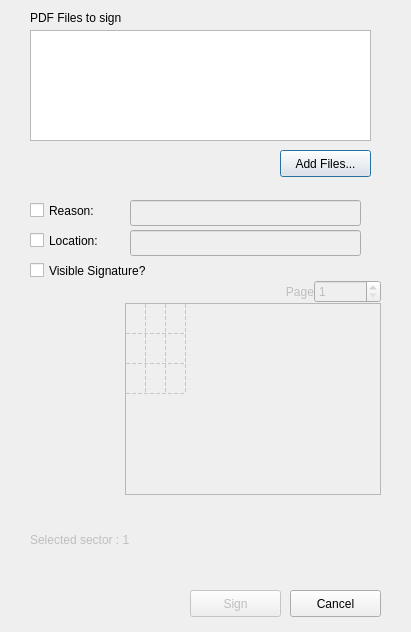
<?xml version="1.0" encoding="UTF-8"?>
<ui version="4.0">
 <class>PDFSignWindow</class>
 <widget class="QDialog" name="PDFSignWindow">
  <property name="geometry">
   <rect>
    <x>0</x>
    <y>0</y>
    <width>411</width>
    <height>632</height>
   </rect>
  </property>
  <property name="windowTitle">
   <string>PDF Signature</string>
  </property>
  <widget class="QWidget" name="centralwidget" native="true">
   <property name="geometry">
    <rect>
     <x>0</x>
     <y>0</y>
     <width>411</width>
     <height>627</height>
    </rect>
   </property>
   <widget class="QCheckBox" name="visible_checkBox">
    <property name="geometry">
     <rect>
      <x>30</x>
      <y>260</y>
      <width>141</width>
      <height>21</height>
     </rect>
    </property>
    <property name="text">
     <string>Visible Signature?</string>
    </property>
   </widget>
   <widget class="QPushButton" name="button_addfile">
    <property name="geometry">
     <rect>
      <x>280</x>
      <y>150</y>
      <width>91</width>
      <height>27</height>
     </rect>
    </property>
    <property name="text">
     <string>Add Files...</string>
    </property>
   </widget>
   <widget class="QListView" name="pdf_listview">
    <property name="geometry">
     <rect>
      <x>30</x>
      <y>30</y>
      <width>341</width>
      <height>111</height>
     </rect>
    </property>
   </widget>
   <widget class="QLabel" name="label_3">
    <property name="geometry">
     <rect>
      <x>30</x>
      <y>10</y>
      <width>341</width>
      <height>16</height>
     </rect>
    </property>
    <property name="text">
     <string>PDF Files to sign</string>
    </property>
   </widget>
   <widget class="QPushButton" name="button_sign">
    <property name="enabled">
     <bool>false</bool>
    </property>
    <property name="geometry">
     <rect>
      <x>190</x>
      <y>590</y>
      <width>91</width>
      <height>27</height>
     </rect>
    </property>
    <property name="text">
     <string>Sign</string>
    </property>
   </widget>
   <widget class="QLineEdit" name="reason_textbox">
    <property name="enabled">
     <bool>false</bool>
    </property>
    <property name="geometry">
     <rect>
      <x>130</x>
      <y>200</y>
      <width>231</width>
      <height>26</height>
     </rect>
    </property>
   </widget>
   <widget class="QLineEdit" name="location_textbox">
    <property name="enabled">
     <bool>false</bool>
    </property>
    <property name="geometry">
     <rect>
      <x>130</x>
      <y>230</y>
      <width>231</width>
      <height>26</height>
     </rect>
    </property>
   </widget>
   <widget class="QWidget" name="verticalLayoutWidget">
    <property name="geometry">
     <rect>
      <x>30</x>
      <y>280</y>
      <width>351</width>
      <height>304</height>
     </rect>
    </property>
    <layout class="QVBoxLayout" name="verticalLayout">
     <property name="spacing">
      <number>0</number>
     </property>
     <item>
      <layout class="QHBoxLayout" name="horizontalLayout">
       <item>
        <widget class="QLabel" name="label_page">
         <property name="enabled">
          <bool>false</bool>
         </property>
         <property name="sizePolicy">
          <sizepolicy hsizetype="Expanding" vsizetype="Preferred">
           <horstretch>0</horstretch>
           <verstretch>0</verstretch>
          </sizepolicy>
         </property>
         <property name="layoutDirection">
          <enum>Qt::LeftToRight</enum>
         </property>
         <property name="text">
          <string>Page</string>
         </property>
         <property name="alignment">
          <set>Qt::AlignRight|Qt::AlignTrailing|Qt::AlignVCenter</set>
         </property>
        </widget>
       </item>
       <item>
        <widget class="QSpinBox" name="spinBox_page">
         <property name="enabled">
          <bool>false</bool>
         </property>
         <property name="minimum">
          <number>1</number>
         </property>
         <property name="maximum">
          <number>999999</number>
         </property>
        </widget>
       </item>
      </layout>
     </item>
     <item>
      <layout class="QHBoxLayout" name="horizontalLayout_2">
       <property name="spacing">
        <number>5</number>
       </property>
       <property name="sizeConstraint">
        <enum>QLayout::SetMinimumSize</enum>
       </property>
       <property name="topMargin">
        <number>0</number>
       </property>
       <item>
        <widget class="QLabel" name="label_choose_sector">
         <property name="enabled">
          <bool>false</bool>
         </property>
         <property name="sizePolicy">
          <sizepolicy hsizetype="Minimum" vsizetype="Minimum">
           <horstretch>0</horstretch>
           <verstretch>0</verstretch>
          </sizepolicy>
         </property>
         <property name="text">
          <string/>
         </property>
         <property name="alignment">
          <set>Qt::AlignLeading|Qt::AlignLeft|Qt::AlignTop</set>
         </property>
        </widget>
       </item>
       <item>
        <spacer name="horizontalSpacer">
         <property name="orientation">
          <enum>Qt::Horizontal</enum>
         </property>
         <property name="sizeType">
          <enum>QSizePolicy::Fixed</enum>
         </property>
         <property name="sizeHint" stdset="0">
          <size>
           <width>20</width>
           <height>20</height>
          </size>
         </property>
        </spacer>
       </item>
       <item>
        <widget class="QTableWidget" name="tableWidget">
         <property name="enabled">
          <bool>false</bool>
         </property>
         <property name="sizePolicy">
          <sizepolicy hsizetype="Fixed" vsizetype="Fixed">
           <horstretch>0</horstretch>
           <verstretch>0</verstretch>
          </sizepolicy>
         </property>
         <property name="baseSize">
          <size>
           <width>60</width>
           <height>84</height>
          </size>
         </property>
         <property name="verticalScrollBarPolicy">
          <enum>Qt::ScrollBarAlwaysOff</enum>
         </property>
         <property name="horizontalScrollBarPolicy">
          <enum>Qt::ScrollBarAlwaysOff</enum>
         </property>
         <property name="gridStyle">
          <enum>Qt::DashLine</enum>
         </property>
         <property name="rowCount">
          <number>3</number>
         </property>
         <property name="columnCount">
          <number>3</number>
         </property>
         <attribute name="horizontalHeaderVisible">
          <bool>false</bool>
         </attribute>
         <attribute name="horizontalHeaderDefaultSectionSize">
          <number>20</number>
         </attribute>
         <attribute name="horizontalHeaderMinimumSectionSize">
          <number>20</number>
         </attribute>
         <attribute name="verticalHeaderVisible">
          <bool>false</bool>
         </attribute>
         <attribute name="verticalHeaderMinimumSectionSize">
          <number>20</number>
         </attribute>
         <row/>
         <row/>
         <row/>
         <column/>
         <column/>
         <column/>
        </widget>
       </item>
      </layout>
     </item>
     <item>
      <widget class="QLabel" name="label_selectedsector">
       <property name="enabled">
        <bool>false</bool>
       </property>
       <property name="text">
        <string>Selected sector : 1</string>
       </property>
      </widget>
     </item>
    </layout>
   </widget>
   <widget class="QPushButton" name="button_cancel">
    <property name="enabled">
     <bool>true</bool>
    </property>
    <property name="geometry">
     <rect>
      <x>290</x>
      <y>590</y>
      <width>91</width>
      <height>27</height>
     </rect>
    </property>
    <property name="text">
     <string>Cancel</string>
    </property>
   </widget>
   <widget class="QCheckBox" name="checkBox_reason">
    <property name="geometry">
     <rect>
      <x>30</x>
      <y>200</y>
      <width>89</width>
      <height>21</height>
     </rect>
    </property>
    <property name="text">
     <string>Reason:</string>
    </property>
   </widget>
   <widget class="QCheckBox" name="checkBox_location">
    <property name="geometry">
     <rect>
      <x>30</x>
      <y>230</y>
      <width>89</width>
      <height>21</height>
     </rect>
    </property>
    <property name="text">
     <string>Location:</string>
    </property>
   </widget>
  </widget>
 </widget>
 <resources/>
 <connections/>
</ui>
